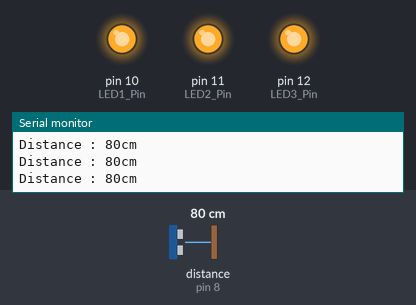
Simulated run of this sketch. Board: Arduino Uno, built with avr-gcc and run on an emulated ATmega328P. On the bench: output pins drawn as LEDs (lit = HIGH), the last lines printed to the serial monitor. Wiring (inferred from the names in the program): ultrasonic range finder: trigger pin 7; echo pin 8. The test bench sets the inputs (shaded band); at power-on: distance to the obstacle (sensor on pin 8) 80 cm. The echo pulse lasts 58.3 µs per cm; pins used as bus, display or sensor lines are not drawn.

Above: at 1.2 s.
1.3 s: distance to the obstacle (sensor on pin 8) set to 2 cm
At 1.8 s:
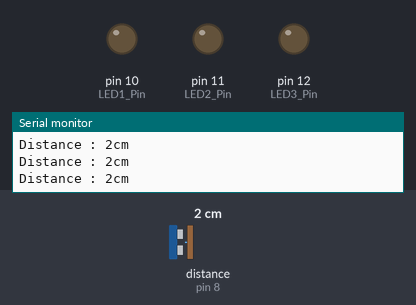
2.8 s: distance to the obstacle (sensor on pin 8) set to 18 cm
At 3.2 s:
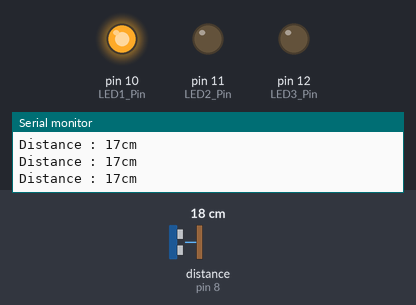
4.3 s: distance to the obstacle (sensor on pin 8) set to 28 cm
5.8 s: distance to the obstacle (sensor on pin 8) set to 33 cm
At 6.4 s:
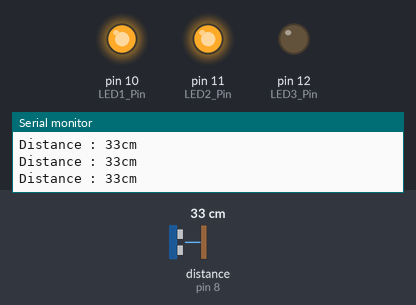
7.3 s: distance to the obstacle (sensor on pin 8) set to 4 cm
At 7.7 s:
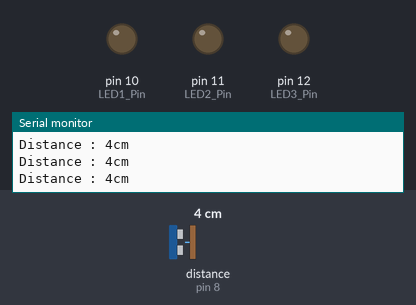
8.8 s: distance to the obstacle (sensor on pin 8) set to 35 cm
At 10.0 s:
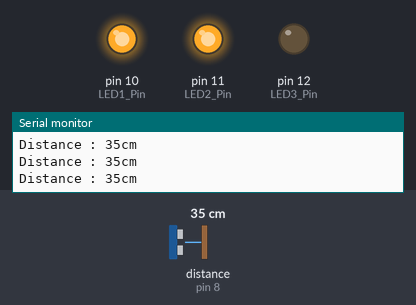
Timing chart, 0 to 11.3 s (numbered marks = the images above; inputs shaded):
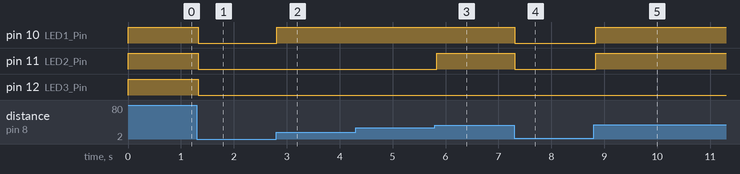

Measured:
- the behaviour switches between 30 and 31 cm on distance to the obstacle (sensor on pin 8) (found by bisection; images 2 and 3)
- after the input at 1.3 s, pin 10 (LED1_Pin), pin 11 (LED2_Pin), pin 12 (LED3_Pin): HIGH → LOW at once
- after the input at 2.8 s, pin 10 (LED1_Pin): LOW → HIGH at once
- after the input at 5.8 s, pin 11 (LED2_Pin): LOW → HIGH at once
- after the input at 7.3 s, pin 10 (LED1_Pin), pin 11 (LED2_Pin): HIGH → LOW at once
- after the input at 8.8 s, pin 10 (LED1_Pin), pin 11 (LED2_Pin): LOW → HIGH at once

The sketch:

hub5168_HC_SR04.ino
```cpp
const int trigPin = 7;                  //Trig Pin
const int echoPin = 8;                  //Echo Pin
const int LED1_Pin = 10;
const int LED2_Pin = 11;
const int LED3_Pin = 12;
int distance = 0;

long readUltrasonicDistance(int triggerPin, int echoPin)
{
  digitalWrite(triggerPin, LOW);
  delayMicroseconds(5);
  // Sets the trigger pin to HIGH state for 10 microseconds
  digitalWrite(triggerPin, HIGH);
  delayMicroseconds(10);
  digitalWrite(triggerPin, LOW);
  // Reads the echo pin, and returns the sound wave travel time in microseconds
  return pulseIn(echoPin, HIGH);// 收到高電位時的時間
}

void setup() {
  Serial.begin (115200);
  pinMode(trigPin, OUTPUT);
  pinMode(echoPin, INPUT);
  pinMode(LED1_Pin, OUTPUT);
  pinMode(LED2_Pin, OUTPUT);
  pinMode(LED3_Pin, OUTPUT);
}

void loop()
{
  distance = 0.01723 * readUltrasonicDistance(trigPin, echoPin);
  if(distance < 15){
    digitalWrite(LED1_Pin,LOW);
    digitalWrite(LED2_Pin,LOW);
    digitalWrite(LED3_Pin,LOW);
  }
  else if(distance < 30){
    digitalWrite(LED1_Pin,HIGH);
    digitalWrite(LED2_Pin,LOW);
    digitalWrite(LED3_Pin,LOW);
  }
  else if(distance < 45){
    digitalWrite(LED1_Pin,HIGH);
    digitalWrite(LED2_Pin,HIGH);
    digitalWrite(LED3_Pin,LOW);
  }
  else if(distance < 300){
    digitalWrite(LED1_Pin,HIGH);
    digitalWrite(LED2_Pin,HIGH);
    digitalWrite(LED3_Pin,HIGH);
  }
  Serial.print("Distance : ");
  Serial.print(distance);
  Serial.println("cm");
  delay(50);
}
```
